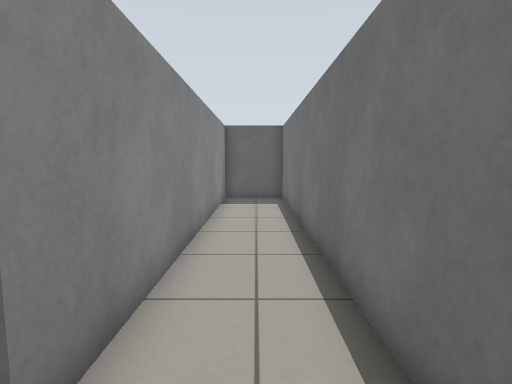
View 1 (above)

16 first-person views from a walk through a robot-simulator world made for Gazebo. The camera is 0.95 m above the floor, tilts 6° down and sees 80° across. Floor lines are 1 m apart. The floor is counted in squares, 0.5 m on a side. Each view is taken from the middle of a square. On the plan, view 1 faces up. The plan holds only what a view shows up to about 17 squares ahead; the rest is blank. The robots in the file are not drawn.

View 2
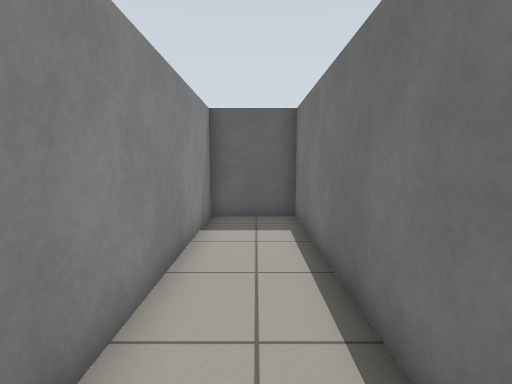

View 3
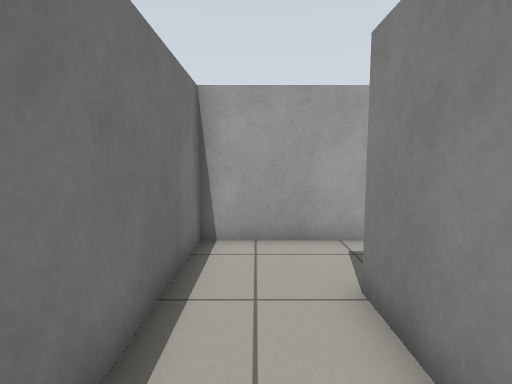

View 4
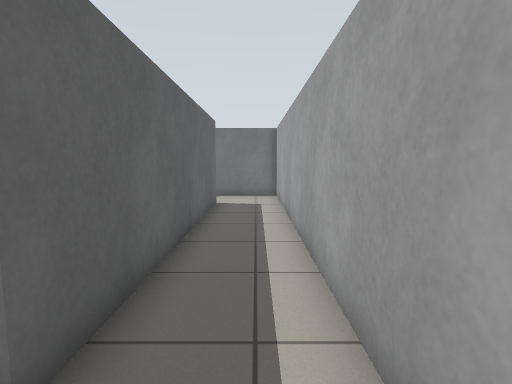

View 5
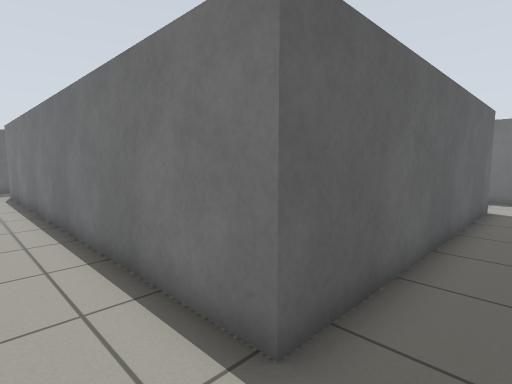

View 6
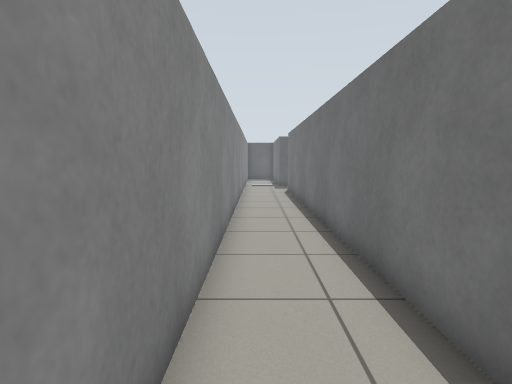

View 7
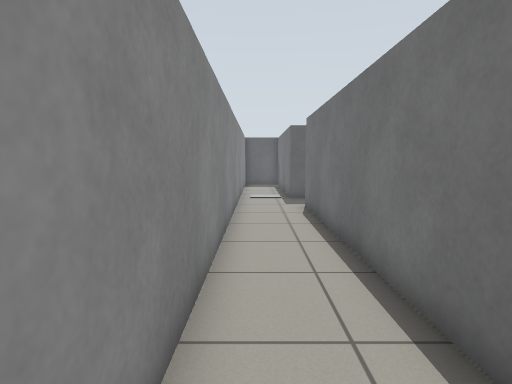

View 8
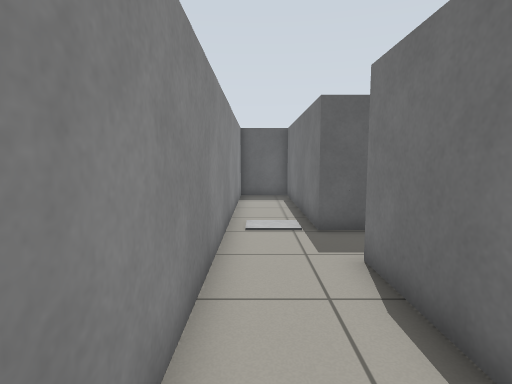

View 9
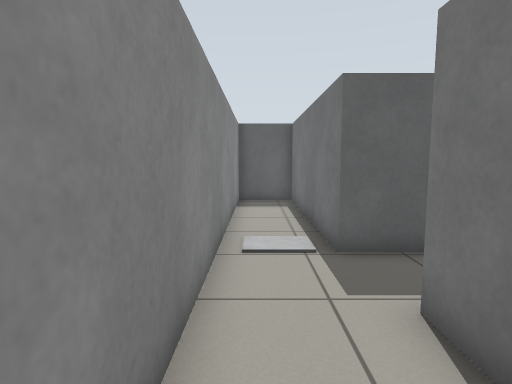

View 10
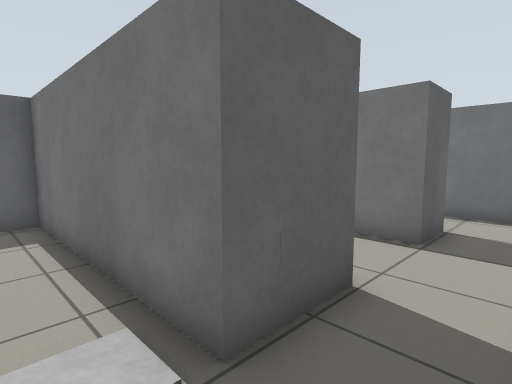

View 11
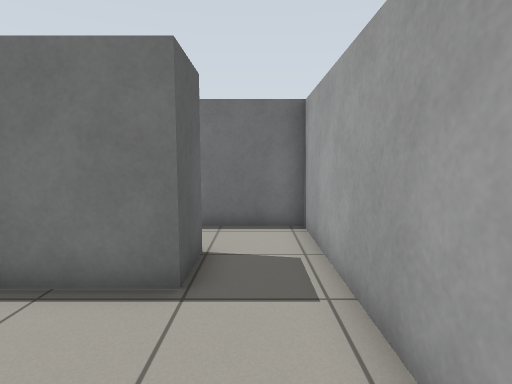

View 12
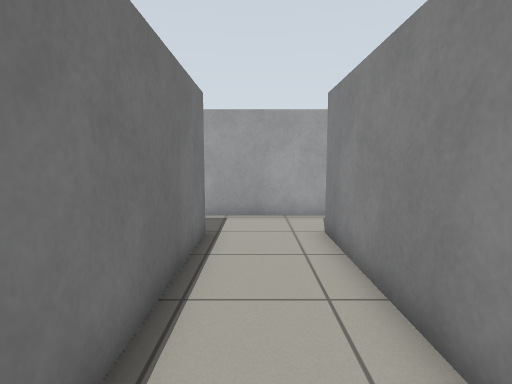

View 13
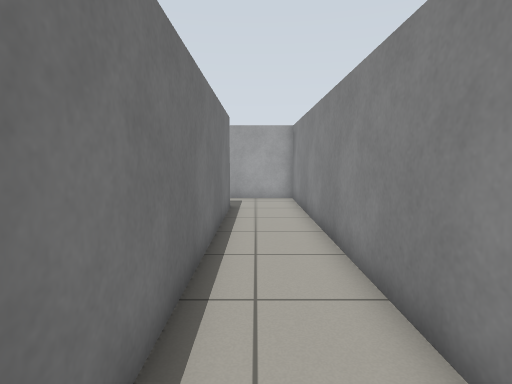

View 14
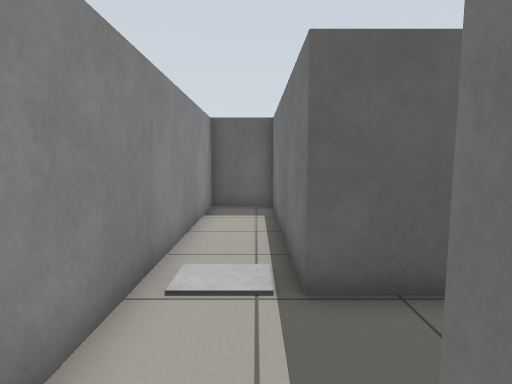

View 15
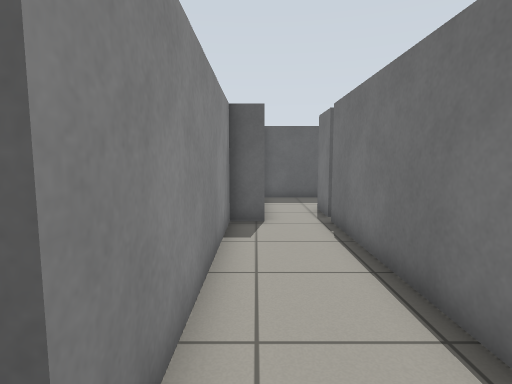

View 16
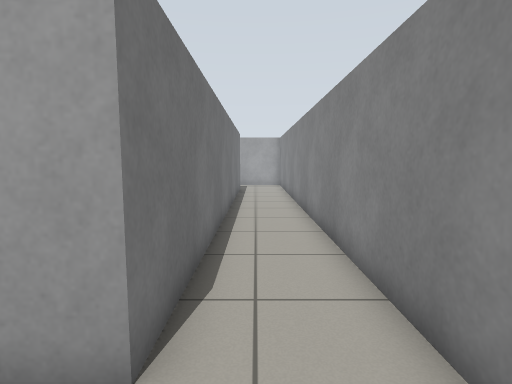

### Floor plan
Ten units are one square. View 1 is at (0, 0); x grows to the right and y downward. Boxes are objects, and circles mark ways between rooms. Rooms are numbered by the first view taken in them; rooms with no view inside come last. Other rooms are left out.
<svg viewBox="-163 -334 181 350">
<path fill="none" stroke="#000" d="M-108 -221 -133 -221 -133 -303 -158 -303 -158 11 13 11 13 -151 -15 -151 -15 -18 -130 -18 -130 -196 -105 -196M-58 -221 -77 -221 -77 -304M-96 -303 -108 -303 -108 -221M-105 -196 -55 -196M-77 -310 -77 -329"/>
<circle cx="-110" cy="-210" r="3" fill="#2a7"/>
<text x="-140" y="-100">1</text>
<text x="-90" y="-250">2</text>
</svg>
Room 1 opens to room 2.

Where each view was taken, in squares from view 1:
view 1: 0 up, 0 right, facing up
view 2: 5 up, 0 right, facing up
view 3: 6 up, 0 right, facing down
view 4: 0 up, 15 left, facing right
view 5: 0 up, 15 left, facing up-right
view 6: 0 up, 15 left, facing up
view 7: 7 up, 15 left, facing up
view 8: 14 up, 15 left, facing up
view 9: 16 up, 15 left, facing up
view 10: 20 up, 15 left, facing up-right
view 11: 21 up, 12 left, facing right
view 12: 30 up, 9 left, facing down
view 13: 14 up, 14 left, facing down
view 14: 18 up, 14 left, facing up
view 15: 21 up, 10 left, facing up
view 16: 22 up, 14 left, facing down
